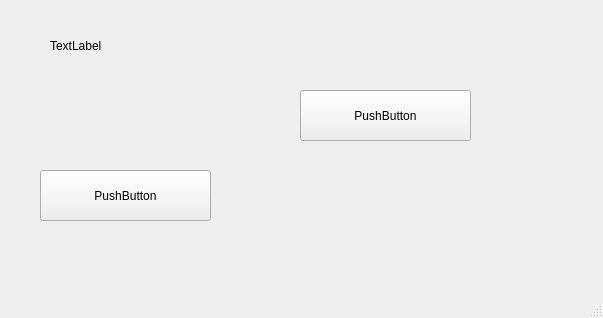
<?xml version="1.0" encoding="UTF-8"?>
<ui version="4.0">
 <class>MainWindow</class>
 <widget class="QMainWindow" name="MainWindow">
  <property name="geometry">
   <rect>
    <x>0</x>
    <y>0</y>
    <width>603</width>
    <height>318</height>
   </rect>
  </property>
  <property name="windowTitle">
   <string>MainWindow</string>
  </property>
  <widget class="QWidget" name="centralwidget">
   <widget class="QLabel" name="LabMove">
    <property name="geometry">
     <rect>
      <x>50</x>
      <y>30</y>
      <width>161</width>
      <height>31</height>
     </rect>
    </property>
    <property name="text">
     <string>TextLabel</string>
    </property>
   </widget>
   <widget class="QPushButton" name="btnMove">
    <property name="geometry">
     <rect>
      <x>40</x>
      <y>170</y>
      <width>171</width>
      <height>51</height>
     </rect>
    </property>
    <property name="text">
     <string>PushButton</string>
    </property>
   </widget>
   <widget class="QPushButton" name="btnTest">
    <property name="geometry">
     <rect>
      <x>300</x>
      <y>90</y>
      <width>171</width>
      <height>51</height>
     </rect>
    </property>
    <property name="text">
     <string>PushButton</string>
    </property>
   </widget>
  </widget>
  <widget class="QMenuBar" name="menubar">
   <property name="geometry">
    <rect>
     <x>0</x>
     <y>0</y>
     <width>603</width>
     <height>21</height>
    </rect>
   </property>
  </widget>
  <widget class="QStatusBar" name="statusbar"/>
 </widget>
 <resources/>
 <connections/>
</ui>
